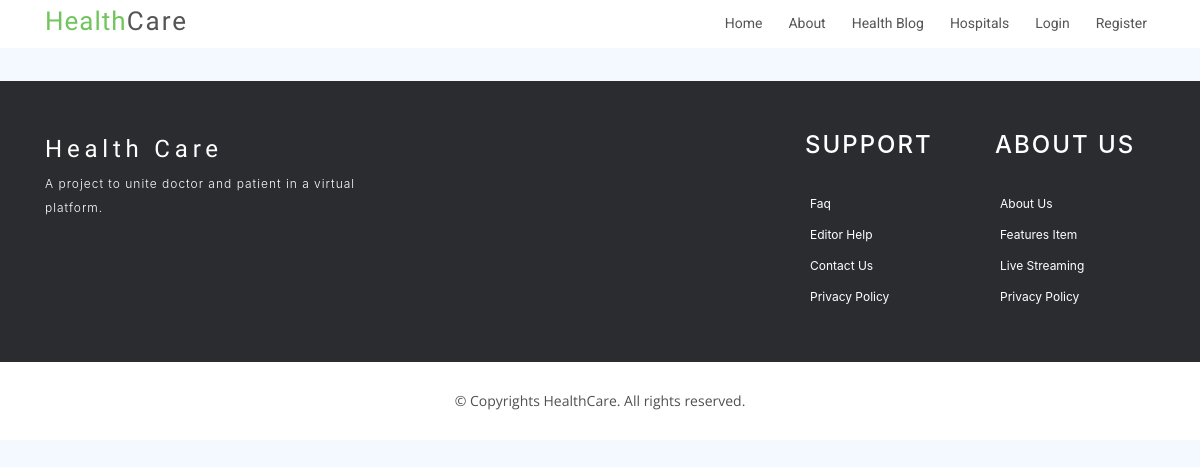
The page /blog/ on the database as committed earlier.
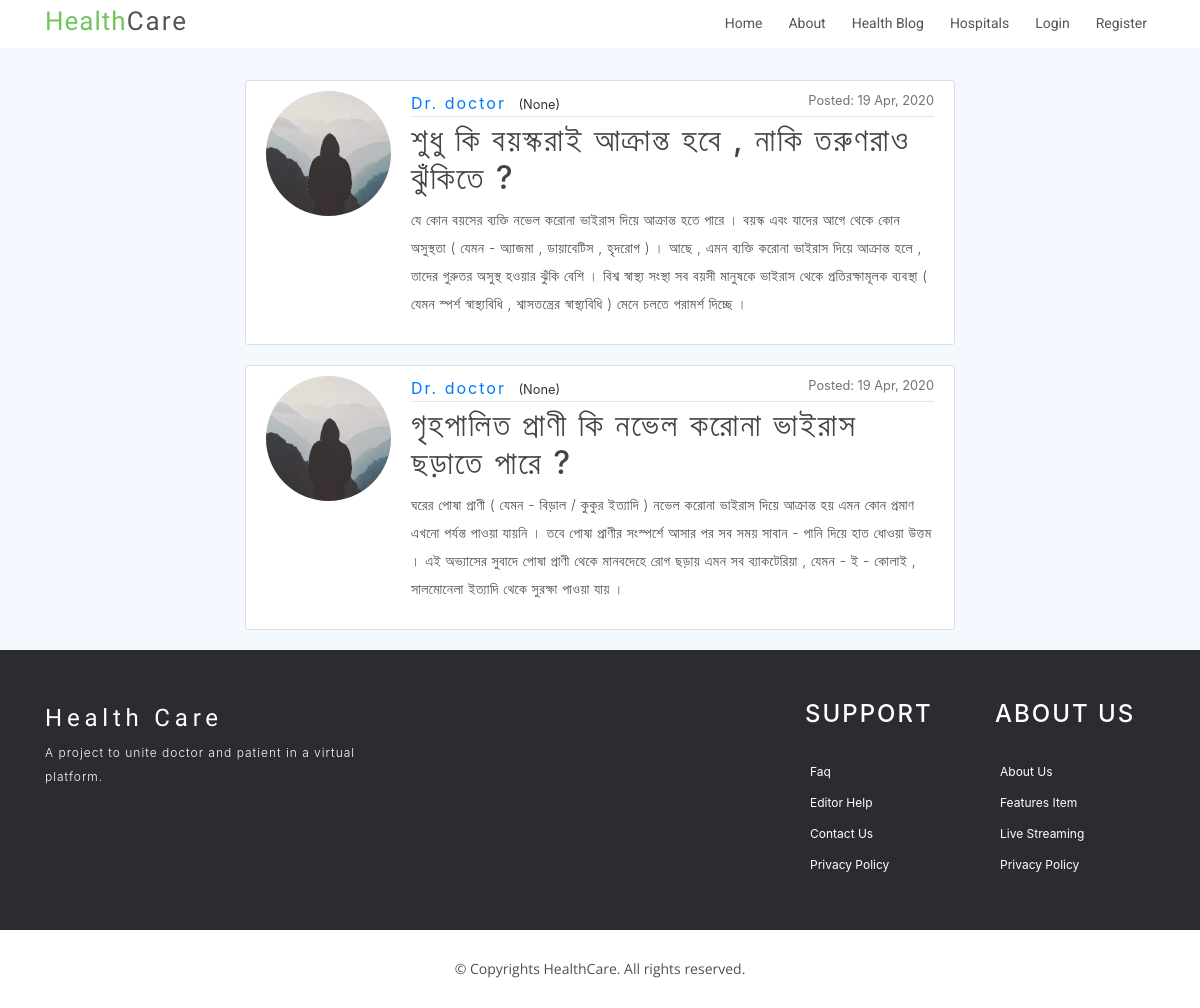
The same page on the database as committed later.
### forums/models.py (models this page shows, shortened)
class Post(models.Model):
    title = models.CharField(max_length = 100)
    content = models.TextField()
    date_posted = models.DateTimeField(default=timezone.now)
    date_updated = models.DateTimeField(default=timezone.now)
    author = models.ForeignKey(User, on_delete=models.CASCADE)

### users/models.py (models this page shows, shortened)
class User(AbstractUser):
    is_patient = models.BooleanField('patient status', default=False)
    is_doctor = models.BooleanField('doctor status', default=False)

class Doctor(models.Model):
    user = models.OneToOneField(User, on_delete=models.CASCADE)
    specialization = models.CharField(max_length = 200, null = True)
    education = models.CharField(max_length = 200, null = True)
    image = models.ImageField(default='profile_pics/default.jpg', upload_to='profile_pics')

### forums/views.py (the view)
# urls.py: path('blog/', PostListView.as_view(), name = 'blog'),
class PostListView(ListView):
    model = Post
    template_name = 'post_list.html'
    context_object_name = 'posts' #use post.author instead of object.author
    ordering = ['-date_posted'] #for ordering accoing to date
    paginate_by = 10 #buit in paginator function
    def get_context_data(self,**kwargs):
        context = super(PostListView,self).get_context_data(**kwargs)
        context['title'] = "Health Blog"
        return context

### forums/templates/forums/post_list.html (shortened to what this page needs)
{% extends "home/base.html" %}
{% block content %}
<div class="container col-md-8">
    {% for post in posts %}
        <article class="media content-section">
          <img class="rounded-circle account-img" src="{{ post.author.doctor.image.url }}" alt="">
          <div class="media-body">
            <div class="article-metadata">
              <a class="mr-2" href="#">Dr. {{ post.author }}</a> <small>({{ post.author.doctor.specialization }})</small>
              <small class="text-muted float-right">Posted: {{ post.date_posted|date:"d M, Y" }}</small>
            </div>
            <h2><a class="article-title" href="{% url 'post-detail' post.id %}">{{ post.title }}</a></h2>
            <p class="article-content">{{ post.content }}</p>
          </div>
        </article>
    {% endfor %}
</div>
{% endblock content %}

### home/templates/home/base.html (shortened to what this page needs)
{% load static %}
<!DOCTYPE html>
<html lang="en">
<head>
  <link href="{% static 'home/style/lib/bootstrap/css/bootstrap.min.css' %}" rel="stylesheet">
  <link href="{% static 'home/style/lib/owlcarousel/assets/owl.carousel.min.css' %}" rel="stylesheet">
  <link href="{% static 'home/style/lib/owlcarousel/assets/owl.theme.default.min.css' %}" rel="stylesheet">
  <link href="{% static 'home/style/lib/font-awesome/css/font-awesome.min.css' %}" rel="stylesheet">
  <link href="{% static 'home/style/lib/animate/animate.min.css' %}" rel="stylesheet">
  <link href="{% static 'home/style/lib/modal-video/css/modal-video.min.css' %}" rel="stylesheet">
  <link href="{% static 'home/style/css/style.css' %}" rel="stylesheet">
  <link rel="stylesheet" href="https://maxcdn.bootstrapcdn.com/bootstrap/4.0.0/css/bootstrap.min.css">
  <link rel="stylesheet" type="text/css" href="{% static 'home/main.css' %}">
</head>
<body>
  <header id="header" class="header header-hide">
    <div class="container">
      <div id="logo" class="pull-left">
        <h1><a href="{% url 'home' %}" class="scrollto"><span>Health</span>Care</a></h1>
      </div>
      <nav id="nav-menu-container">
        <ul class="nav-menu">
          <li><a href="{% url 'home' %}">Home</a></li>
          <li><a href="{% url 'about' %}">About</a></li>
          <li><a href="{% url 'blog' %}">Health Blog</a></li>
          <li><a href="{% url 'hospitals' %}">Hospitals</a></li>
          {% if user.is_authenticated %}
          <li class="menu-has-children"><a href="">Your Tab</a>
            <ul>
              <li><a href="{% url 'profile'  %}">Profile</a></li>
              {% if user.is_doctor %}
                <li><a href="{% url 'docedit'  %}">Edit Profile</a></li>
              {% endif %}
              {% if user.is_patient %}
                <li><a href="{% url 'patedit'  %}">Edit Profile</a></li>
              {% endif %}
              <li><a href="{% url 'logout' %}">Logout</a></li>
            </ul>
          </li>
          {% else %}
              <li><a href="{% url 'login' %}">Login</a></li>
              <li><a href="{% url 'register' %}">Register</a></li>
          {% endif %}
        </ul>
      </nav>
    </div>
  </header>
  <main role="main" class="container-fluid">
    <div class="container">
      {% block content %}{% endblock %}
    </div>
</main>
  <footer class="footer">
    <div class="container">
      <div class="row">
        <div class="col-md-12 col-lg-4">
          <div class="footer-logo">
            <a class="navbar-brand" href="#">Health Care</a>
            <p>A project to unite doctor and patient in a virtual platform.</p>
          </div>
        </div>
        <div class="col-sm-6 col-md-3 col-lg-2">
        </div>
        <div class="col-sm-6 col-md-3 col-lg-2">
        </div>
        <div class="col-sm-6 col-md-3 col-lg-2">
          <div class="list-menu">
            <h4>Support</h4>
            <ul class="list-unstyled">
              <li><a href="#">faq</a></li>
              <li><a href="#">Editor help</a></li>
              <li><a href="#">Contact us</a></li>
              <li><a href="#">Privacy Policy</a></li>
            </ul>
          </div>
        </div>
        <div class="col-sm-6 col-md-3 col-lg-2">
          <div class="list-menu">
            <h4>About Us</h4>
            <ul class="list-unstyled">
              <li><a href="#">About us</a></li>
              <li><a href="#">Features item</a></li>
              <li><a href="#">Live streaming</a></li>
              <li><a href="#">Privacy Policy</a></li>
            </ul>
          </div>
        </div>
      </div>
    </div>
    <div class="copyrights">
      <div class="container">
        <p>&copy; Copyrights HealthCare. All rights reserved.</p>
      </div>
    </div>
  </footer>
</body>
</html>

### home/static/home/style/css/style.css (style rules this page uses)
h1, h2, h3, h4, h5, h6 { margin: 0; }
h2 { color: #000; font-weight: 600; }
h4 { color: #000; font-size: 13px; font-weight: 700; letter-spacing: 2px; text-transform: uppercase; line-height: 2; }
a { letter-spacing: 2px; text-decoration: none; }
ul { letter-spacing: 1px; }
li { color: #626262; font-size: 13px; font-weight: 400; letter-spacing: 2px; line-height: 30px; text-transform: capitalize; }
p { color: #505050; font-size: 14px; font-weight: 300; letter-spacing: 0.5px; line-height: 2; margin-bottom: 20px; }
span { letter-spacing: 1px; }
#header { background: #fff; position: fixed; left: 0; top: 0; right: 0; height: 48px; z-index: 3; transition: all 0.5s ease; }
#header #logo { padding: 6px 0 0 0; }
#header #logo h1 { color: #505050; font-family: "Philosopher", sans-serif; font-size: 26px; font-weight: 500; letter-spacing: 1px; margin: 0; }
#header #logo h1 a { color: #555; line-height: 1; display: inline-block; text-decoration: none; }
#header #logo h1 a span { color: #71c55d; }
.nav-menu, .nav-menu * { margin: 0; padding: 0; list-style: none; }
.nav-menu li { position: relative; white-space: nowrap; }
.nav-menu > li { float: left; }
#nav-menu-container { float: right; margin: 0 0 0 0; }
.nav-menu a { padding: 8px 8px; text-decoration: none; display: inline-block; color: #555; font-family: "Roboto", sans-serif; font-weight: 400; font-size: 14px; outline: none; letter-spacing: 0; transition: 0.3s; }
.nav-menu > li { margin-left: 10px; }
#mobile-nav { position: fixed; top: 0; padding-top: 18px; bottom: 0; z-index: 998; background: rgba(52, 59, 64, 0.9); left: -260px; width: 260px; overflow-y: auto; transition: 0.4s; }
#mobile-nav ul { padding: 0; margin: 0; list-style: none; }
#mobile-nav ul li { position: relative; }
#mobile-nav ul li a { color: #fff; font-size: 14px; overflow: hidden; padding: 6px 22px 6px 15px; position: relative; text-decoration: none; width: 100%; display: block; outline: none; letter-spacing: 0; }
.footer { background: #2a2c30; padding-top: 50px; }
.footer .footer-logo .navbar-brand { color: #fff; display: inline-block; float: none; font-family: "Philosopher", sans-serif; font-size: 24px; font-weight: 500; height: 100%; letter-spacing: 0.2em; padding-left: 0; padding-top: 0; }
.footer .footer-logo p { color: #fff; font-size: 12px; letter-spacing: 1px; }
.footer .list-menu > h4 { color: #fff; padding-bottom: 20px; }
.footer .list-menu ul li a { color: #fff; font-size: 12px; padding-left: 5px; text-decoration: none; letter-spacing: 0; }
.footer .copyrights { background: #fff; margin-top: 50px; text-align: center; padding: 25px; }
.footer .copyrights p, .footer .copyrights .credits { margin: 0; padding: 0; font-family: "Open Sans", sans-serif; font-weight: normal; font-size: 14px; letter-spacing: 0; }

### home/static/home/main.css (style rules this page uses)
body { background-color:#f4f8ff; color: #333; margin-top: 5rem; }
h1, h2, h3, h4, h5, h6 { color: #444444; }
ul { margin: 0; }
.content-section { background: #ffffff; padding: 10px 20px; border: 1px solid #dddddd; border-radius: 3px; margin-bottom: 20px; }
.article-title { color: #444444; }
.article-content { white-space: pre-line; }
.article-metadata { padding-bottom: 1px; margin-bottom: 4px; border-bottom: 1px solid #e3e3e3 }
.account-img { height: 125px; width: 125px; margin-right: 20px; margin-bottom: 16px; }

Rows that differ between the two databases and show on the page:
added Post: author.doctor.image (placeholder picture), author "doctor", author.doctor.specialization "None", date_posted "19 Apr, 2020", title "শুধু কি বয়স্করাই আক্রান্ত হবে , নাকি তরুণরাও ঝুঁকিতে ?", content "যে কোন বয়সের ব্যক্তি নভেল করােনা ভাইরাস দিয়ে আক্রান্ত হতে পারে । বয়স্ক এবং যাদের আগে থেকে কোন অসুস্থতা ( যেমন - অ্যাজমা , ডায়াবেটিস , হৃদরােগ ) । আছে , এমন ব্যক্তি করােনা ভাইরাস দিয়ে আক্রান্ত হলে , তাদের গুরুতর অসুস্থ হওয়ার ঝুঁকি বেশি । বিশ্ব স্বাস্থ্য সংস্থা সব বয়সী মানুষকে ভাইরাস থেকে প্রতিরক্ষামূলক ব্যবস্থা ( যেমন স্পর্শ স্বাস্থ্যবিধি , শ্বাসতন্ত্রের স্বাস্থ্যবিধি ) মেনে চলতে পরামর্শ দিচ্ছে ।"
added Post: author.doctor.image (placeholder picture), author "doctor", author.doctor.specialization "None", date_posted "19 Apr, 2020", title "গৃহপালিত প্রাণী কি নভেল করােনা ভাইরাস ছড়াতে পারে ?", content "ঘরের পােষা প্রাণী ( যেমন - বিড়াল / কুকুর ইত্যাদি ) নভেল করােনা ভাইরাস দিয়ে আক্রান্ত হয় এমন কোন প্রমাণ এখনাে পর্যন্ত পাওয়া যায়নি । তবে পােষা প্রাণীর সংস্পর্শে আসার পর সব সময় সাবান - পানি দিয়ে হাত ধােওয়া উত্তম । এই অভ্যাসের সুবাদে পােষা প্রাণী থেকে মানবদেহে রােগ ছড়ায় এমন সব ব্যাকটেরিয়া , যেমন - ই - কোলাই , সালমােনেলা ইত্যাদি থেকে সুরক্ষা পাওয়া যায় ।"
